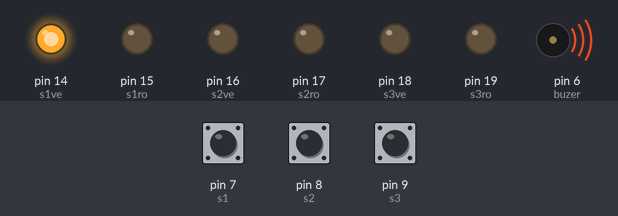
Simulated run of this sketch. Board: Arduino Uno, built with avr-gcc and run on an emulated ATmega328P. Parts: output pins drawn as LEDs (lit = HIGH), buzzer (waves = sounding). The inputs (shaded band) are chosen by the test bench; at power-on: pin 7 (s1) HIGH, pin 8 (s2) HIGH, pin 9 (s3) HIGH.

Above: at 0.2 s.
At 0.6 s:
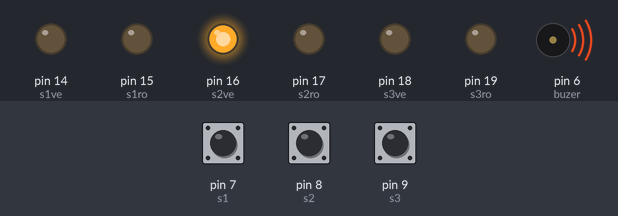
At 2.2 s:
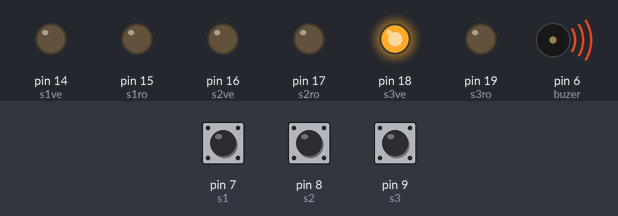
Timing chart, 0 to 3.0 s (numbered marks = the images above):
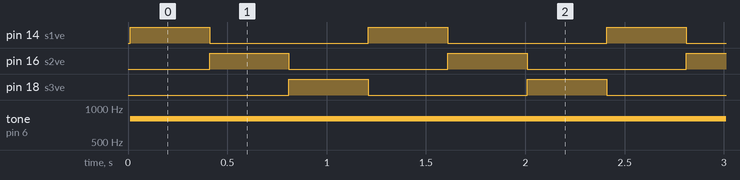

Measured:
- by itself, pin 14 (s1ve), pin 16 (s2ve), pin 18 (s3ve): alternates HIGH for 0.40 s and LOW for 0.80 s
- by itself, tone on pin 6 (buzer): silent → 800 Hz at 0.01 s

The sketch:

bersagli_nerf.ino
```cpp
/*******************************************
      progetto: corso BASE Arduino
   descrizione:
  versione data:
    componenti:
        autore: www.AldoPi.it
 *******************************************
*/

#define s1ve 14
#define s1ro 15
#define s2ve 16
#define s2ro 17
#define s3ve 18
#define s3ro 19

#define s1 7
#define s2 8
#define s3 9

#define p1 2
#define p2 3
#define p3 4
#define p4 5

#define buzer 6

#include "LedControl.h"
// #include "FontLEDClock.h"
#include "Wire.h"

#define lcd8x8_din 12
#define lcd8x8_clk 10
#define lcd8x8_cs 11
LedControl lcd8x8 = LedControl(lcd8x8_din, lcd8x8_clk, lcd8x8_cs, 4);
byte intensity = 7;

void setup() {  // ---------------  setup
  pinMode(p1, INPUT_PULLUP);
  pinMode(p2, INPUT_PULLUP);
  pinMode(p3, INPUT_PULLUP);
  pinMode(p4, INPUT_PULLUP);
  pinMode(buzer, OUTPUT);
  pinMode(s1ve, OUTPUT);
  pinMode(s1ro, OUTPUT);
  pinMode(s2ve, OUTPUT);
  pinMode(s2ro, OUTPUT);
  pinMode(s3ve, OUTPUT);
  pinMode(s3ro, OUTPUT);
  pinMode(s1, INPUT_PULLUP);
  pinMode(s2, INPUT_PULLUP);
  pinMode(s3, INPUT_PULLUP);

  for (int address = 0; address < 4; address++) {
    lcd8x8.shutdown(address, false);
    lcd8x8.setIntensity(address, intensity);
    lcd8x8.clearDisplay(address);
  }

}

void clear_display() {
  for (byte address = 0; address < 4; address++) {
    lcd8x8.clearDisplay(address);
  }
}

void loop() {  // ----------------  loop
//  for (int i = 0; i < 5; i++); {
//    digitalWrite(s1ve, 1); delay(100); digitalWrite(s1ve, 0);
//    digitalWrite(s1ro, 1); delay(100); digitalWrite(s1ro, 0);
//    digitalWrite(s2ve, 1); delay(100); digitalWrite(s2ve, 0);
//    digitalWrite(s2ro, 1); delay(100); digitalWrite(s2ro, 0);
//    digitalWrite(s3ve, 1); delay(100); digitalWrite(s3ve, 0);
//    digitalWrite(s3ro, 1); delay(100); digitalWrite(s3ro, 0);
//  }
  for (int i = 0; i < 100; i++); {
    if (digitalRead(s1)) {
      digitalWrite(s1ve, 1);
      tone(buzer,800);
      delay(400);
      noTone(buzer);      digitalWrite(s1ve, 0);
    }
    if (digitalRead(s2)) {
      digitalWrite(s2ve, 1);
      tone(buzer,800);
      delay(400);
      noTone(buzer);      digitalWrite(s2ve, 0);
    }
    if (digitalRead(s3)) {
      digitalWrite(s3ve, 1);
      tone(buzer,800);
      delay(400);
      noTone(buzer);
      digitalWrite(s3ve, 0);
    }
  }
}


// fine programma
```
